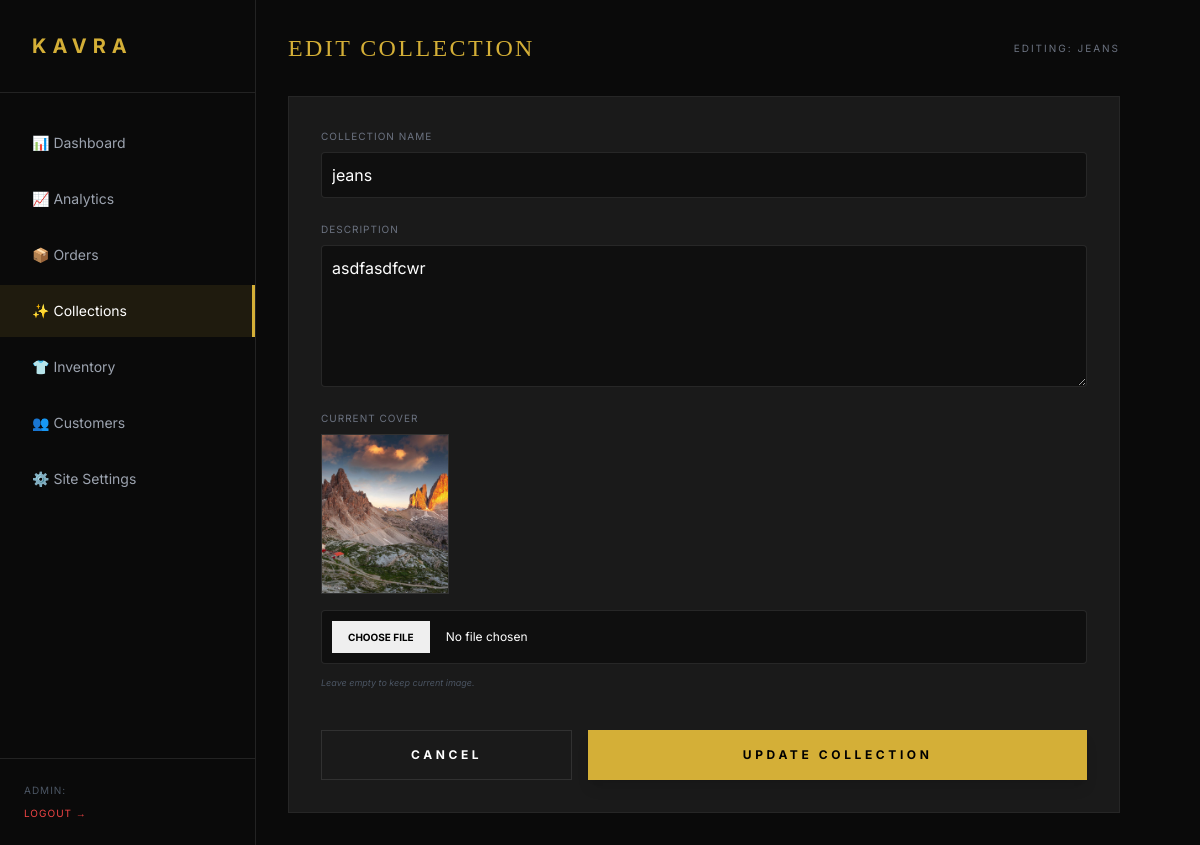
Screenshot of /management/dashboard/collections/edit/2/ with the database file from the repository.
### store/models.py (models this page shows, shortened)
class Collection(models.Model):
    name = models.CharField(max_length=100)
    slug = models.SlugField(unique=True)
    description = models.TextField(blank=True)
    image = ResizedImageField(
        size=[1200, 1500],           # Max width/height (Perfect for vertical luxury shots)
        crop=['middle', 'center'],   # Auto-crop to fill the dimensions
        quality=85,                  # High-quality compression
        upload_to='collections/%Y/',
        force_format='JPEG',         # Convert PNGs to JPEGs for smaller file sizes
        blank=True,
        null=True
    )
    class Meta:
        ordering = ['-id']

### dashboard/views.py (the view, shortened to what this page needs)
# urls.py: path('collections/edit/<int:pk>/', views.edit_collection, name='edit_collection'),
def edit_collection(request, pk):
    collection = get_object_or_404(Collection, pk=pk)
    return render(request, 'adminpanel/edit_collection.html', {'collection': collection})

### templates/adminpanel/edit_collection.html (shortened to what this page needs)
{% extends 'adminpanel/base.html' %}
{% block content %}
<div class="p-8 max-w-4xl">
    <div class="flex justify-between items-center mb-8">
        <h1 class="text-2xl font-luxury gold-text uppercase tracking-widest">Edit Collection</h1>
        <p class="text-[10px] text-gray-500 uppercase tracking-[0.2em]">Editing: {{ collection.name }}</p>
    </div>
    <form method="POST" enctype="multipart/form-data" class="space-y-6">
        <section class="card p-8 space-y-6">
            <div class="flex flex-col gap-2">
                <label class="text-[10px] uppercase tracking-widest text-gray-500">Collection Name</label>
                <input type="text" name="name" value="{{ collection.name }}" required
                       class="bg-black border border-white/10 p-4 outline-none focus:border-gold transition">
            </div>
            <div class="flex flex-col gap-2">
                <label class="text-[10px] uppercase tracking-widest text-gray-500">Description</label>
                <textarea name="description" rows="5"
                          class="bg-black border border-white/10 p-4 outline-none focus:border-gold transition">{{ collection.description }}</textarea>
            </div>
            <div class="flex flex-col gap-2">
                <label class="text-[10px] uppercase tracking-widest text-gray-500">Current Cover</label>
                {% if collection.image %}
                    <div class="w-32 aspect-[4/5] overflow-hidden border border-white/10 mb-2">
                        <img src="{{ collection.image.url }}" class="w-full h-full object-cover">
                    </div>
                {% endif %}
                <input type="file" name="image" class="text-xs text-gray-500 file:mr-4 file:py-2 file:px-4 file:border-0 file:text-[10px] file:uppercase file:gold-bg file:text-black file:font-bold">
                <p class="text-[9px] text-gray-600 italic mt-1">Leave empty to keep current image.</p>
            </div>
            <div class="pt-4 flex gap-4">
                <a href="{% url 'manage_collections' %}" class="flex-1 py-4 border border-white/10 text-white text-center font-bold uppercase tracking-[0.3em] text-xs hover:bg-white/5 transition">Cancel</a>
                <button type="submit" class="flex-[2] py-4 gold-bg text-black font-bold uppercase tracking-[0.3em] text-xs shadow-lg shadow-gold/20">Update Collection</button>
            </div>
        </section>
    </form>
</div>
{% endblock %}

### templates/adminpanel/base.html (style rules this page uses)
:root { --gold: #D4AF37; --card-bg: #1A1A1A; }
body { font-family: 'Inter', sans-serif; background-color: #0A0A0A; color: #E5E5E5; margin-bottom: 70px; }
@media (min-width: 768px) { body { margin-bottom: 0; } }
.font-luxury { font-family: 'Cinzel', serif; }
.gold-text { color: var(--gold); }
.gold-bg { background-color: var(--gold); }
.card { background-color: var(--card-bg); border: 1px solid rgba(255,255,255,0.05); }
input, select, textarea { background-color: #0F0F0F !important; border: 1px solid rgba(255,255,255,0.1) !important; color: white !important; padding: 10px !important; border-radius: 4px; }

### rows the page displays
Collection: name "JEANS", name "jeans", description "asdfasdfcwr", image (picture)
